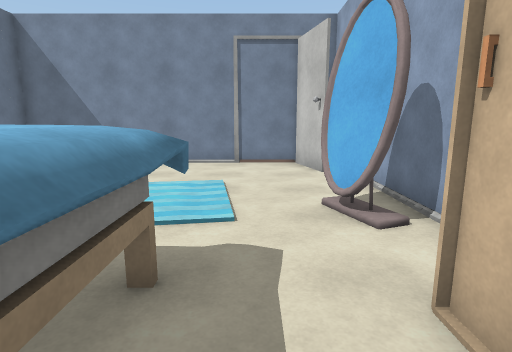
View 1 (above)

12 first-person views from a walk through a scene from a Unity 3-D project. The camera is 1.5 m above the floor, tilts 10° down and sees 80° across. The floor is counted in squares, 1 m on a side. Each view is taken from the middle of a square. On the plan, view 1 faces up. The plan holds only what a view shows up to about 15 squares ahead; the rest is blank. The place goes on beyond the plan. The player character is not drawn. Some animated figures are not drawn. Door leaves are left out, so doorways stand open. Surface patterns are stand-ins for the level's own textures.

View 2
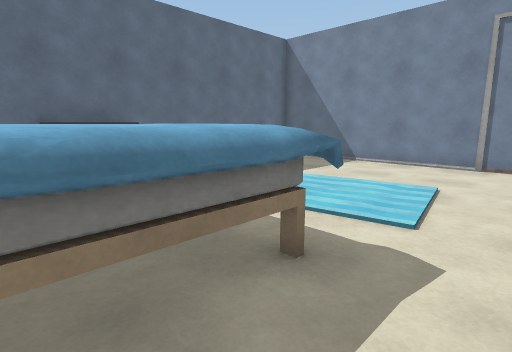

View 3
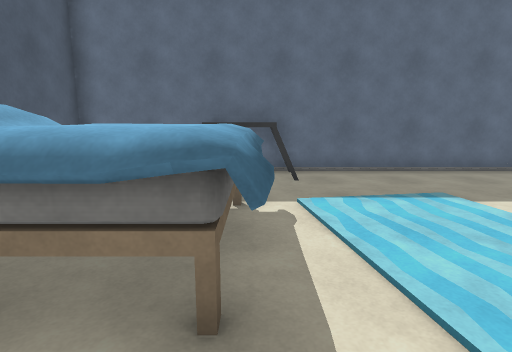

View 4
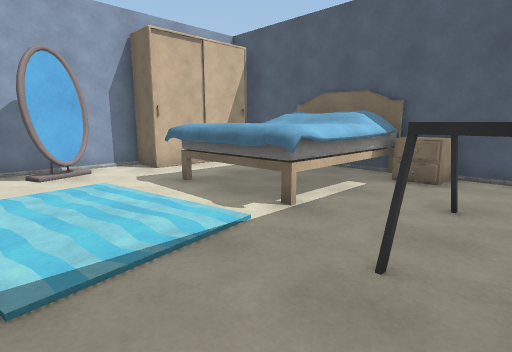

View 5
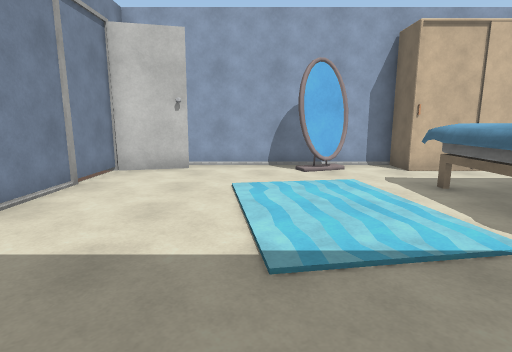

View 6
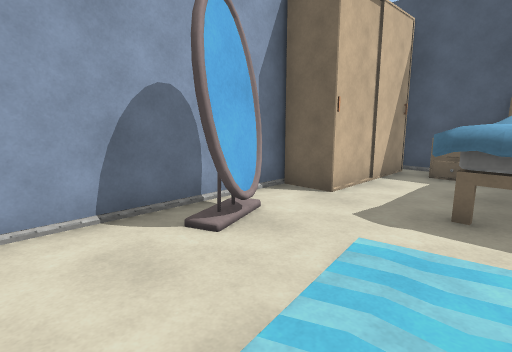

View 7
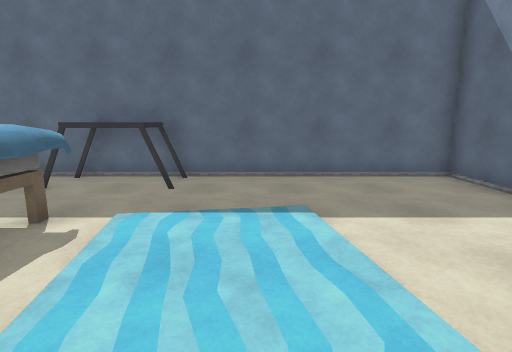

View 8
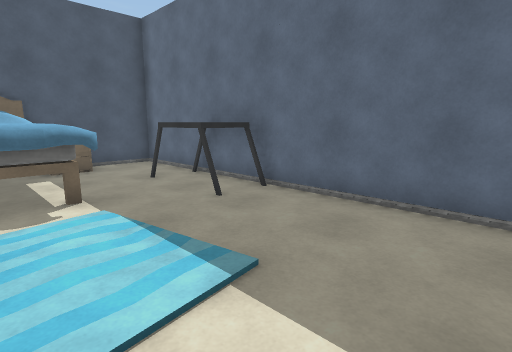

View 9
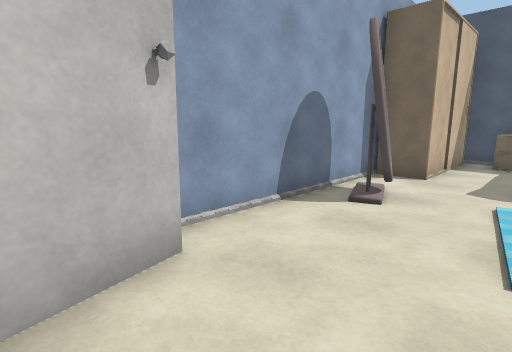

View 10
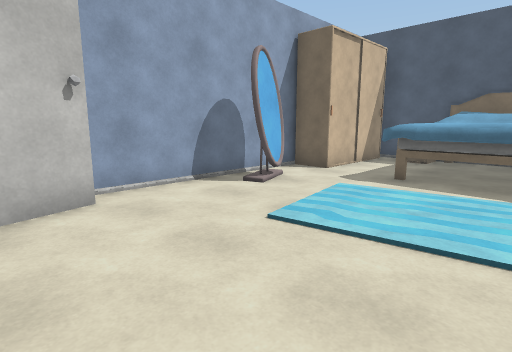

View 11
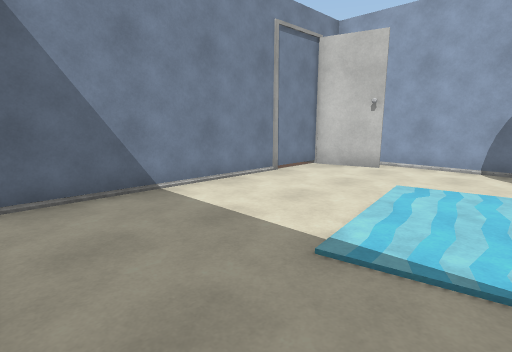

View 12
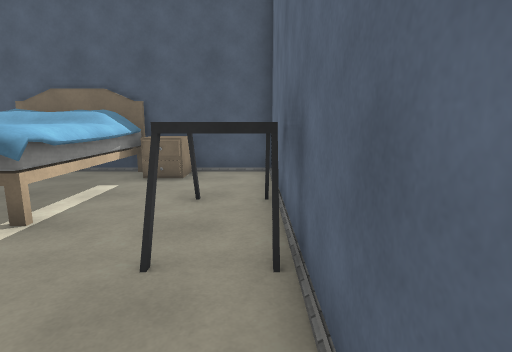

### Floor plan
Key: @ floor where view 1 was taken; # wall or solid block; . floor; ^ raised ledge; C carpet; W wardrobe; B bed; E desk; O other object.
Columns run from 9 left of view 1 to 3 right of it. Each row starts with its distance up from view 1.
 12 ############
 11 #..........#
 10 #..........##
  9 #..........##
  8 #...........#
  7 #....CCCC...#
  6 #...CCCCC...#
  5 #...CCCCC.###
  4 #EE..CC....##
  3 #EE.^^^^^...#
  2 #EE.^^^^^..W#
  1 #...^^^ ^..##
  0 #...^^^^^@.#
 -1 #..OO^^^ O.#
 -2 #..OOB   O.#
 -3 #####   ####

Where each view was taken, in squares from view 1:
view 1: 0 up, 0 right, facing up
view 2: 0 up, 1 right, facing up-left
view 3: 3 up, 1 right, facing left
view 4: 7 up, 8 left, facing down-right
view 5: 7 up, 8 left, facing right
view 6: 8 up, 2 left, facing down-right
view 7: 6 up, 0 right, facing left
view 8: 9 up, 3 left, facing down-left
view 9: 11 up, 1 left, facing down-right
view 10: 11 up, 4 left, facing down-right
view 11: 5 up, 8 left, facing up-right
view 12: 7 up, 8 left, facing down
